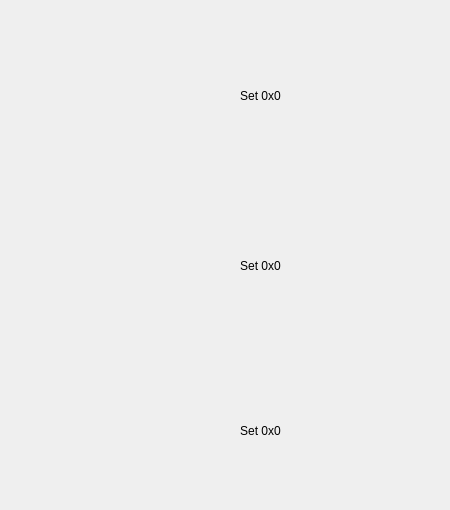
      <widget class="QWidget" name="EventFlagsPage2">
       <widget class="QWidget" name="verticalLayoutWidget_7">
        <property name="geometry">
         <rect>
          <x>80</x>
          <y>360</y>
          <width>361</width>
          <height>141</height>
         </rect>
        </property>
        <layout class="QVBoxLayout" name="vlFlagsSet5">
         <item>
          <widget class="QLabel" name="labelSet5">
           <property name="text">
            <string>Set 0x0</string>
           </property>
           <property name="alignment">
            <set>Qt::AlignmentFlag::AlignCenter</set>
           </property>
          </widget>
         </item>
         <item>
          <layout class="QGridLayout" name="gridFlagSet5">
           <property name="sizeConstraint">
            <enum>QLayout::SizeConstraint::SetDefaultConstraint</enum>
           </property>
          </layout>
         </item>
        </layout>
       </widget>
       <widget class="QWidget" name="verticalLayoutWidget_5">
        <property name="geometry">
         <rect>
          <x>80</x>
          <y>20</y>
          <width>361</width>
          <height>151</height>
         </rect>
        </property>
        <layout class="QVBoxLayout" name="vlFlagsSet3">
         <item>
          <widget class="QLabel" name="labelSet3">
           <property name="text">
            <string>Set 0x0</string>
           </property>
           <property name="alignment">
            <set>Qt::AlignmentFlag::AlignCenter</set>
           </property>
          </widget>
         </item>
         <item>
          <layout class="QGridLayout" name="gridFlagSet3">
           <property name="sizeConstraint">
            <enum>QLayout::SizeConstraint::SetDefaultConstraint</enum>
           </property>
          </layout>
         </item>
        </layout>
       </widget>
       <widget class="QWidget" name="verticalLayoutWidget_6">
        <property name="geometry">
         <rect>
          <x>80</x>
          <y>190</y>
          <width>361</width>
          <height>151</height>
         </rect>
        </property>
        <layout class="QVBoxLayout" name="vlFlagsSet4">
         <item>
          <widget class="QLabel" name="labelSet4">
           <property name="text">
            <string>Set 0x0</string>
           </property>
           <property name="alignment">
            <set>Qt::AlignmentFlag::AlignCenter</set>
           </property>
          </widget>
         </item>
         <item>
          <layout class="QGridLayout" name="gridFlagSet4">
           <property name="sizeConstraint">
            <enum>QLayout::SizeConstraint::SetDefaultConstraint</enum>
           </property>
          </layout>
         </item>
        </layout>
       </widget>
      </widget>
